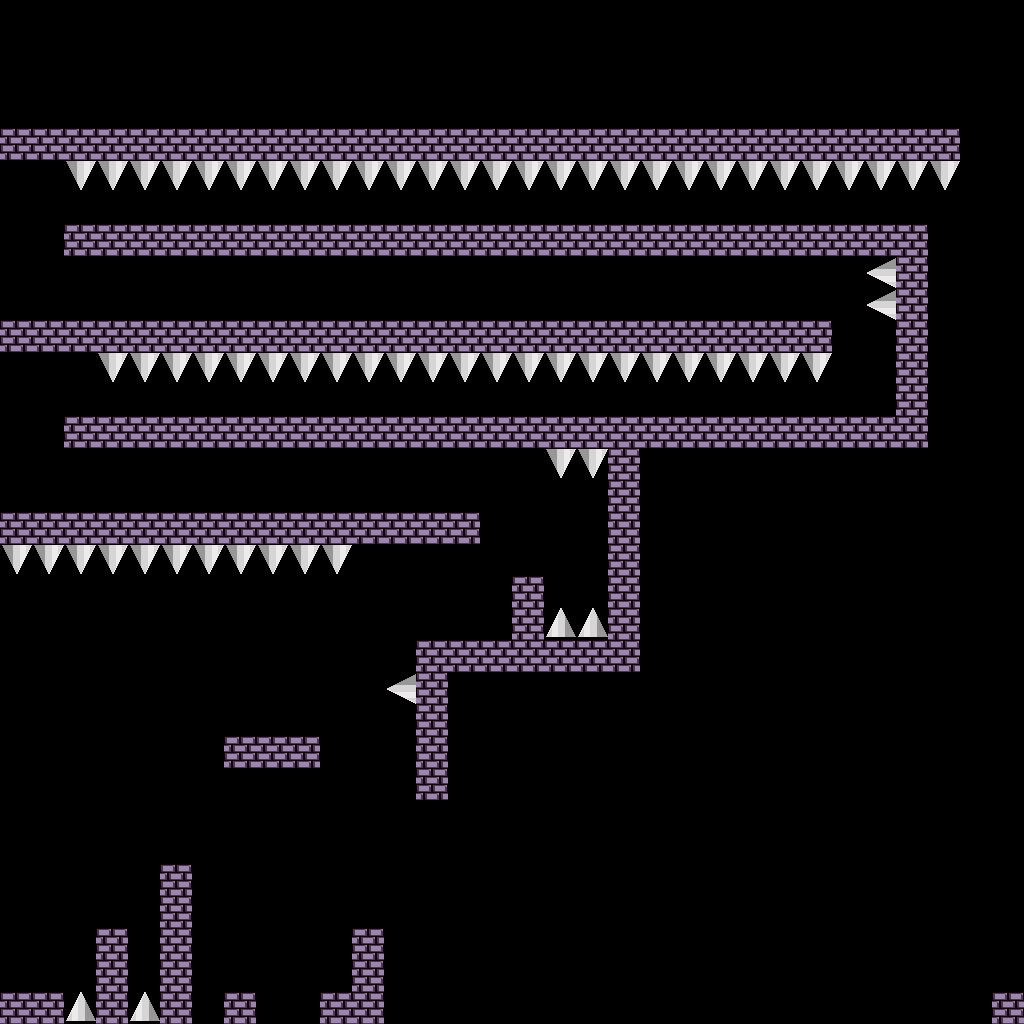

A level layout from a 2D game, rendered from its tile map. Below: a short description, then the map file with its tile-grid data intact:
An orthogonal 32x32 tile map with 32x32 px tiles, 1 tile layer (Tile Layer 1), 3 tilesets.

<map version="1.10" tiledversion="1.11.0" orientation="orthogonal" renderorder="right-down" width="32" height="32" tilewidth="32" tileheight="32" infinite="0" nextlayerid="2" nextobjectid="1">
 <tileset firstgid="1" source="CastleTile.tsx" />
 <tileset firstgid="49" source="PC Computer - I Wanna Be The Guy - First Grasslands.tsx" />
 <tileset firstgid="103" source="PC Computer - I Wanna Be the Boshy - Saves2.tsx" />
 <layer id="1" name="Tile Layer 1" width="32" height="32">
  <data encoding="csv">
31,31,31,31,31,31,31,31,31,31,31,31,31,31,31,31,31,31,31,31,31,31,31,31,31,31,31,31,31,31,31,31,
31,31,31,31,31,31,31,31,31,31,31,31,31,31,31,31,31,31,31,31,31,31,31,31,31,31,31,31,31,31,31,31,
31,31,31,31,31,31,31,31,31,31,31,31,31,31,31,31,31,31,31,31,31,31,31,31,31,31,31,31,31,31,31,31,
31,31,31,31,31,31,31,31,31,31,31,31,31,31,31,31,31,31,31,31,31,31,31,31,31,31,31,31,31,31,31,31,
2,2,2,2,2,2,2,2,2,2,2,2,2,2,2,2,2,2,2,2,2,2,2,2,2,2,2,2,2,2,31,31,
19,19,83,83,83,83,83,83,83,83,83,83,83,83,83,83,83,83,83,83,83,83,83,83,83,83,83,83,83,83,31,31,
31,31,31,31,31,31,31,31,31,31,31,31,31,31,31,31,31,31,31,31,31,31,31,31,31,31,31,31,31,31,31,31,
31,31,2,2,2,2,2,2,2,2,2,2,2,2,2,2,2,2,2,2,2,2,2,2,2,2,2,2,2,31,31,31,
31,31,31,31,31,31,31,31,31,31,31,31,31,31,31,31,31,31,31,31,31,31,31,19,19,19,19,92,2,31,31,31,
31,31,31,31,31,31,31,31,31,31,31,31,31,31,31,31,31,31,31,31,31,31,31,31,31,31,31,92,2,31,31,31,
2,2,2,2,2,2,2,2,2,2,2,2,2,2,2,2,2,2,2,2,2,2,2,2,2,2,31,31,2,31,31,31,
19,19,19,83,83,83,83,83,83,83,83,83,83,83,83,83,83,83,83,83,83,83,83,83,83,83,31,31,2,31,31,31,
31,31,31,31,31,31,31,31,31,31,31,31,31,31,31,31,31,31,31,31,31,31,31,31,31,31,31,31,2,31,31,31,
31,19,2,2,2,2,2,2,2,2,2,2,2,2,2,2,2,2,2,2,2,2,2,2,2,2,2,2,2,31,31,31,
31,31,31,31,19,19,19,19,19,19,19,19,19,19,19,19,19,83,83,2,31,31,31,31,31,31,31,31,31,31,31,31,
19,31,31,31,31,31,31,31,31,31,31,31,31,31,31,31,31,31,19,2,31,31,31,31,31,31,31,31,31,31,31,31,
2,2,2,2,2,2,2,2,2,2,2,2,2,2,2,31,31,31,19,2,31,31,31,31,31,31,31,31,31,31,31,31,
83,83,83,83,83,83,83,83,83,83,83,19,19,19,31,31,31,31,31,2,31,31,31,31,31,31,31,31,31,31,31,31,
31,31,31,31,31,31,31,31,31,31,31,31,31,31,31,31,2,31,31,2,31,19,31,31,31,31,31,31,31,31,31,31,
31,31,31,31,31,31,31,31,31,31,31,31,31,31,31,31,2,65,65,2,31,31,31,31,31,31,31,31,31,31,31,31,
31,31,31,31,31,31,31,31,31,31,31,31,31,2,2,2,2,2,2,2,31,31,31,31,31,31,31,31,31,31,31,31,
31,31,31,31,31,31,31,31,31,31,31,31,92,2,31,31,31,31,31,31,31,31,31,31,31,31,31,31,31,31,31,31,
31,31,31,31,31,31,31,31,31,31,31,31,31,2,31,31,31,31,31,31,31,31,31,31,31,31,31,31,31,31,31,31,
31,31,31,31,31,31,31,2,2,2,31,31,31,2,31,31,31,31,31,31,31,31,31,31,31,31,31,31,31,31,31,31,
31,31,31,31,31,31,31,31,31,31,31,31,31,2,31,31,31,31,31,31,31,31,31,31,31,31,31,31,31,31,31,31,
31,31,31,31,31,31,31,31,31,31,31,31,31,31,31,31,31,31,31,31,31,31,31,31,31,31,31,31,31,31,31,31,
31,31,31,31,31,31,31,31,31,31,31,31,31,31,31,31,31,31,31,31,31,31,31,31,31,31,31,31,31,31,31,31,
31,31,31,31,31,2,31,31,31,31,31,31,31,31,31,31,31,31,31,31,31,31,31,31,31,31,31,31,31,31,31,31,
31,31,31,31,19,2,31,31,31,31,31,31,31,31,31,31,31,31,31,31,31,31,31,31,31,31,31,31,31,31,31,31,
31,31,31,2,19,2,31,31,31,31,31,2,31,31,31,31,31,31,31,31,31,31,31,31,31,31,31,31,31,31,31,31,
31,31,19,2,19,2,31,19,19,31,31,2,31,31,31,31,31,31,31,31,31,31,31,31,31,31,31,31,31,31,31,31,
2,2,65,2,65,2,19,2,19,19,2,2,19,19,19,19,19,19,19,19,19,19,19,19,19,19,19,19,19,19,19,2
</data>
 </layer>
</map>
